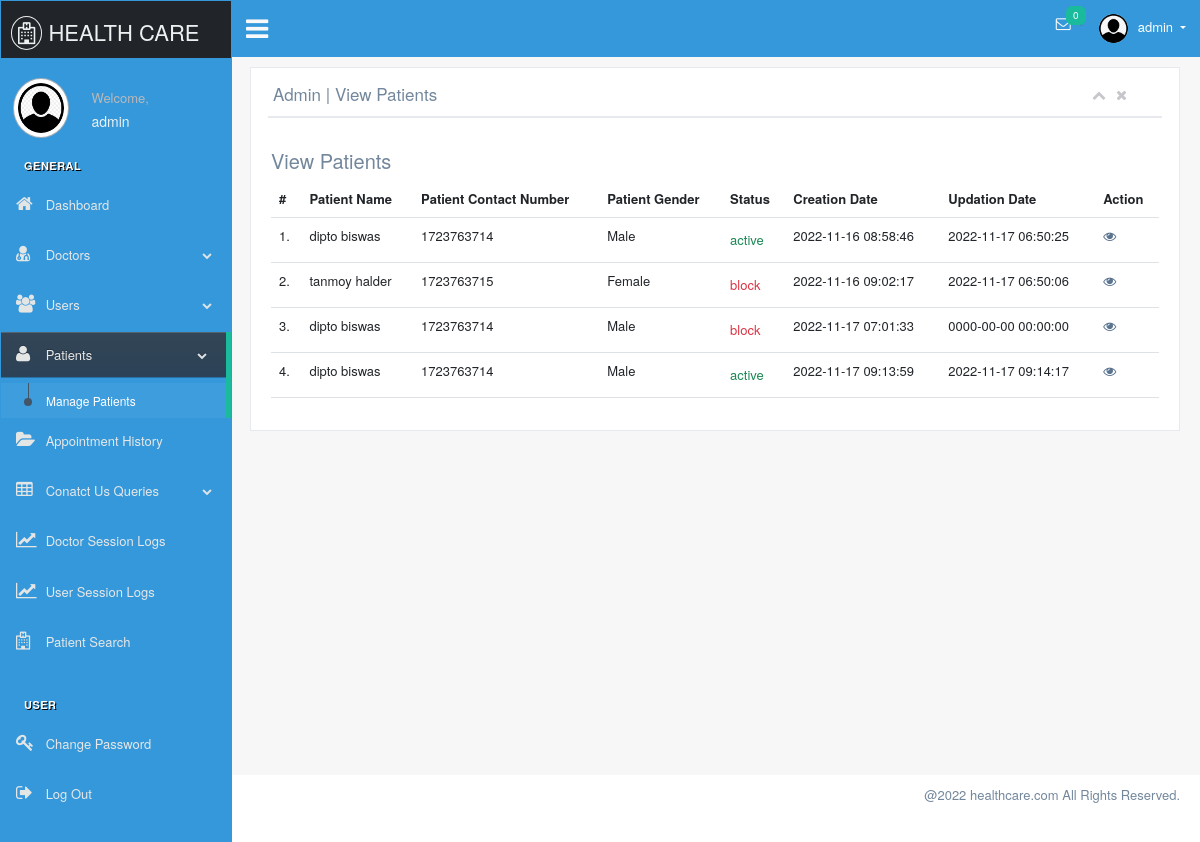
Page /admin/manage-patient.php (signed in) on the committed database.
### tables this page shows
CREATE TABLE `patient` (
  `id` int(11) NOT NULL,
  `aid` int(11) DEFAULT NULL,
  `did` int(11) NOT NULL,
  `patname` varchar(40) DEFAULT NULL,
  `patcontact` varchar(100) DEFAULT NULL,
  `patemail` varchar(100) DEFAULT NULL,
  `gender` varchar(10) DEFAULT NULL,
  `pataddress` varchar(100) DEFAULT NULL,
  `patage` int(11) DEFAULT NULL,
  `status` int(11) NOT NULL DEFAULT 0,
  `medhis` varchar(100) DEFAULT NULL,
  `cDate` timestamp NOT NULL DEFAULT current_timestamp(),
  `appDate` timestamp NOT NULL DEFAULT current_timestamp(),
  `updateDate` timestamp NOT NULL DEFAULT '0000-00-00 00:00:00' ON UPDATE current_timestamp()
);

### admin/manage-patient.php (the view, shortened to what this page needs)
<!DOCTYPE html>
<html lang="en">
<head>
	<link href="../vendors/bootstrap/dist/css/bootstrap.min.css" rel="stylesheet">
	<link href="../vendors/font-awesome/css/font-awesome.min.css" rel="stylesheet">
	<link href="../vendors/nprogress/nprogress.css" rel="stylesheet">
	<link href="../vendors/iCheck/skins/flat/green.css" rel="stylesheet">
	<link href="../vendors/bootstrap-progressbar/css/bootstrap-progressbar-3.3.4.min.css" rel="stylesheet">
	<link href="../vendors/jqvmap/dist/jqvmap.min.css" rel="stylesheet" />
	<link href="../vendors/bootstrap-daterangepicker/daterangepicker.css" rel="stylesheet">
	<link href="../assets/css/custom.min.css" rel="stylesheet">
</head>
<body class="nav-md">
	<?php include('include/header.php'); ?>
	<div class="row">
		<div class="col-md-12">
			<h5 class="over-title margin-bottom-15">View <span class="text-bold">Patients</span></h5>
			<table class="table table-hover" id="sample-table-1">
				<thead>
					<tr>
						<th class="center">#</th>
						<th>Patient Name</th>
						<th>Patient Contact Number</th>
						<th>Patient Gender </th>
						<th>Status </th>
						<th>Creation Date </th>
						<th>Updation Date </th>
						<th>Action</th>
					</tr>
				</thead>
				<tbody>
					<?php
					$sql = mysqli_query($con, "select * from patient");
					$cnt = 1;
					while ($row = mysqli_fetch_array($sql)) {
					?>
						<tr>
							<td class="center"><?php echo $cnt; ?>.</td>
							<td class="hidden-xs"><?php echo $row['patname']; ?></td>
							<td><?php echo $row['patcontact']; ?></td>
							<td><?php if ($row['gender'] == 'm') {
									echo 'Male';
								} elseif ($row['gender'] == 'f') {
									echo 'Female';
								} else {
									echo "Other";
								} ?></td>
							<td><?php if ($row['status'] == 0) {
									echo '<span class="text-danger">block</span>';
								}  else {
									echo '<span class="text-success">active</span>';
								} ?></td>
							<td><?php echo $row['appDate']; ?></td>
							<td><?php echo $row['updateDate']; ?>
							</td>
							<td>
								<a href="view-patient.php?viewid=<?php echo $row['id']; ?>"><i class="fa fa-eye"></i></a>
							</td>
						</tr>
					<?php
						$cnt = $cnt + 1;
					} ?>
				</tbody>
			</table>
		</div>
	</div>
	<?php include('include/footer.php'); ?>
</body>

### rows in the picture
patient: patname "dipto biswas", patcontact "1723763714", gender "Male", status "active", appDate "2022-11-16 08:58:46", updateDate "2022-11-17 06:50:25"
patient: patname "tanmoy halder", patcontact "1723763715", gender "Female", status "block", appDate "2022-11-16 09:02:17", updateDate "2022-11-17 06:50:06"
patient: patname "dipto biswas", patcontact "1723763714", gender "Male", status "block", appDate "2022-11-17 07:01:33", updateDate "0000-00-00 00:00:00"
patient: patname "dipto biswas", patcontact "1723763714", gender "Male", status "active", appDate "2022-11-17 09:13:59", updateDate "2022-11-17 09:14:17"

### other values in the picture
$_SESSION['login'] "admin"
$genoti "0"
$page_title "Admin | View Patients"
